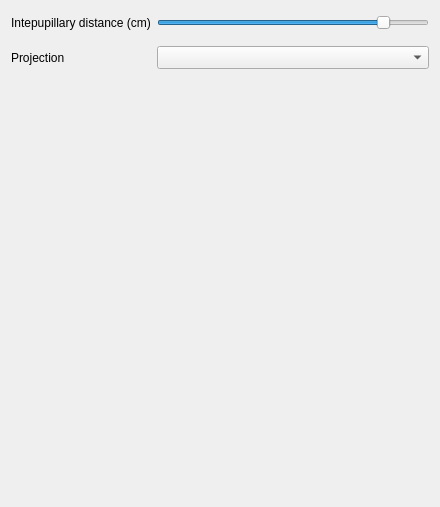
<?xml version="1.0" encoding="UTF-8"?>
<ui version="4.0">
 <class>StereoConfigurationWidget</class>
 <widget class="QWidget" name="StereoConfigurationWidget">
  <property name="geometry">
   <rect>
    <x>0</x>
    <y>0</y>
    <width>440</width>
    <height>507</height>
   </rect>
  </property>
  <property name="windowTitle">
   <string>Form</string>
  </property>
  <layout class="QVBoxLayout" name="verticalLayout">
   <item>
    <layout class="QGridLayout" name="gridLayout">
     <property name="verticalSpacing">
      <number>12</number>
     </property>
     <item row="0" column="0">
      <widget class="QLabel" name="label">
       <property name="minimumSize">
        <size>
         <width>0</width>
         <height>23</height>
        </size>
       </property>
       <property name="maximumSize">
        <size>
         <width>16777215</width>
         <height>23</height>
        </size>
       </property>
       <property name="text">
        <string>Intepupillary distance (cm)</string>
       </property>
      </widget>
     </item>
     <item row="0" column="1">
      <widget class="QSlider" name="sliderIPD">
       <property name="minimumSize">
        <size>
         <width>0</width>
         <height>23</height>
        </size>
       </property>
       <property name="maximumSize">
        <size>
         <width>16777215</width>
         <height>23</height>
        </size>
       </property>
       <property name="maximum">
        <number>750</number>
       </property>
       <property name="value">
        <number>640</number>
       </property>
       <property name="orientation">
        <enum>Qt::Horizontal</enum>
       </property>
      </widget>
     </item>
     <item row="1" column="0">
      <widget class="QLabel" name="label_2">
       <property name="minimumSize">
        <size>
         <width>0</width>
         <height>23</height>
        </size>
       </property>
       <property name="maximumSize">
        <size>
         <width>16777215</width>
         <height>23</height>
        </size>
       </property>
       <property name="text">
        <string>Projection</string>
       </property>
      </widget>
     </item>
     <item row="1" column="1">
      <widget class="QComboBox" name="comboProjections">
       <property name="minimumSize">
        <size>
         <width>0</width>
         <height>23</height>
        </size>
       </property>
       <property name="maximumSize">
        <size>
         <width>16777215</width>
         <height>23</height>
        </size>
       </property>
      </widget>
     </item>
    </layout>
   </item>
   <item>
    <spacer name="verticalSpacer">
     <property name="orientation">
      <enum>Qt::Vertical</enum>
     </property>
     <property name="sizeHint" stdset="0">
      <size>
       <width>20</width>
       <height>40</height>
      </size>
     </property>
    </spacer>
   </item>
  </layout>
 </widget>
 <resources/>
 <connections/>
</ui>
